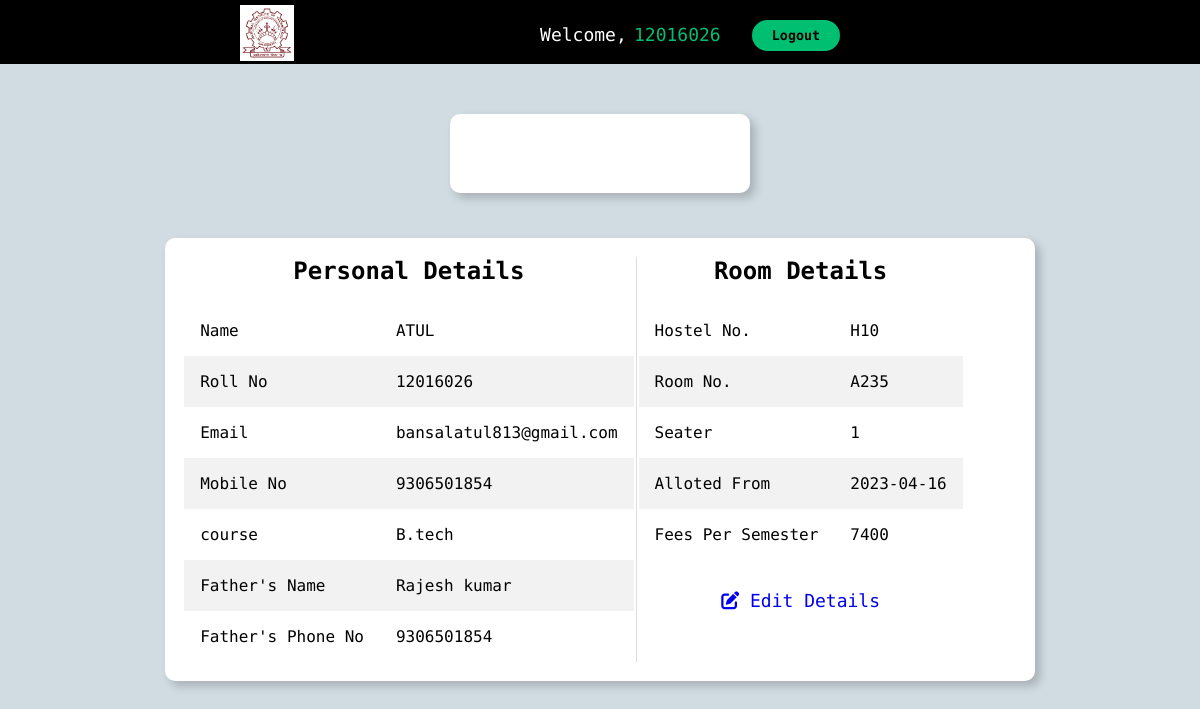
Page /students/room_details.php?id=12016026 on the committed database.
### tables this page shows
CREATE TABLE `students` (
  `student_id` int(11) NOT NULL,
  `student_roll` int(11) NOT NULL,
  `student_name` varchar(255) NOT NULL,
  `student_email` varchar(255) NOT NULL,
  `student_phone` bigint(20) NOT NULL,
  `student_pass` varchar(255) NOT NULL,
  `hostel_no` varchar(255) NOT NULL,
  `room_no` varchar(255) NOT NULL,
  `course` varchar(255) NOT NULL,
  `room_seater` int(11) NOT NULL,
  `father_name` varchar(255) NOT NULL,
  `father_phoneno` bigint(20) NOT NULL,
  `your_photo` varchar(255) NOT NULL,
  `gender` varchar(255) NOT NULL,
  `allot_date` date NOT NULL DEFAULT current_timestamp(),
  `fees` int(11) NOT NULL
);

### students/room_details.php (the view, shortened to what this page needs)
<?php
include '../partials/db_connect.php';
?>
<!DOCTYPE html>
<html lang="en">
<head>
    <link rel="stylesheet" href="../css/roomdetails.css">
</head>
<body>
    <?php
    $rollno = $_GET['id'];
    $sql1 = "SELECT * FROM students WHERE student_roll=$rollno";
    $res1 = mysqli_query($conn, $sql1);
    if ($res1 == true) {
        $count1 = mysqli_num_rows($res1);
        if ($count1 == 1) {
            $rows = mysqli_fetch_assoc($res1);
            $student_name = $rows['student_name'];
            $student_email = $rows['student_email'];
            $student_phone = $rows['student_phone'];
            $course = $rows['course'];
            $father_phone = $rows['father_phoneno'];
            $father_name = $rows['father_name'];
            $hostel_no = $rows['hostel_no'];
            $room_no = $rows['room_no'];
            $seater = $rows['room_seater'];
            $fees = $rows['fees'];
            $allot = $rows['allot_date'];
        }
    }
    ?>
    <div class="nav-content">
        <div class="wrapper">
            <div class="nav-align">
                <div class="nav-logo">
                    <a href=""><img src="../image/logo.png" alt="NIT kkr Logo" style="background-color:white;"></a>
                </div>
                <div class="nav-links">
                    <ul class="text-center">
                        <li style="color:white;">Welcome,</li>
                        <li style="color:#01bf71;">
                            <?php echo $rollno; ?>
                        </li>
                        <button class="btn-primary res-btn" style="margin-left:2vw; margin-top:2.5vh;"
                            onclick="change2()">Logout</button>
                    </ul>
                </div>
            </div>
        </div>
    </div>
    <div class="container">
        <div class="wrapper">
            <div class="personal center">
                <div class="side center">
                    <div class="photo">
                    </div>
                </div>
            </div>
            <div class="roomdetails">
                <div class="room">
                    <div>
                        <h2 class="text-center">Personal Details</h2>
                        <table class="customers">
                            <tr>
                                <td>Name</td>
                                <td>
                                    <?php echo $student_name ?>
                                </td>
                            </tr>
                            <tr>
                                <td>Roll No</td>
                                <td>
                                    <?php echo $rollno ?>
                                </td>
                            </tr>
                            <tr>
                                <td>Email</td>
                                <td>
                                    <?php echo $student_email ?>
                                </td>
                            </tr>
                            <tr>
                                <td>Mobile No</td>
                                <td>
                                    <?php echo $student_phone ?>
                                </td>
                            </tr>
                            <tr>
                                <td>course</td>
                                <td>
                                    <?php echo $course ?>
                                </td>
                            </tr>
                            <tr>
                                <td>Father's Name</td>
                                <td>
                                    <?php echo $father_name ?>
                                </td>
                            </tr>
                            <tr>
                                <td>Father's Phone No</td>
                                <td>
                                    <?php echo $father_phone ?>
                                </td>
                            </tr>
                        </table>
                    </div>
                    <div>
                        <h2 class="text-center">Room Details</h2>
                        <table class="customers">
                            <tr>
                                <td>Hostel No.</td>
                                <td>
                                    <?php echo $hostel_no ?>
                                </td>
                            </tr>
                            <tr>
                                <td>Room No.</td>
                                <td>
                                    <?php echo $room_no ?>
                                </td>
                            </tr>
                            <tr>
                                <td>Seater</td>
                                <td>
                                    <?php echo $seater ?>
                                </td>
                            </tr>
                            <tr>
                                <td>Alloted From</td>
                                <td>
                                    <?php echo $allot ?>
                                </td>
                            </tr>
                            <tr>
                                <td>Fees Per Semester</td>
                                <td>
                                    <?php echo $fees ?>
                                </td>
                            </tr>
                        </table>
                        <div class="profbtn center">
                            <a href="edit_details.php?id=<?php echo $rollno?>"> <i class="fas fa-edit fa-lg-2"></i> Edit Details</a>
                        </div>
                    </div>
                </div>
            </div>
        </div>
    </div>
</body>

### css/roomdetails.css (style rules this page uses)
* { padding: 0; margin: 0; box-sizing: border-box; font-family: "Encode Sans Expanded", sans-serif; }
body { background-color: rgb(208, 220, 226); }
.wrapper { width: 80%; margin: 0 auto; }
.btn-primary { padding: 8px 20px; border-radius: 25px; background-color: #01bf71; border: none; font-weight: bold; }
.nav-content { min-height: 8vh; background-color: black; }
.nav-align { background-color: black; max-height: 8vh; display: flex; justify-content: space-between; gap: 20px; margin-left: 10vw; margin-right: 20vw; }
.nav-logo a img { height: 7vh; padding: 2px; margin-top: 0.6vh; }
.nav-links ul { display: flex; gap: 0.6vw; font-size: large; text-decoration: none; }
.nav-links ul li { margin-top: 3vh; }
.nav-links ul li { list-style-type: none; }
.center { justify-content: center; }
.text-center { justify-content: center; display: flex; }
.personal { display: flex; margin-top: 50px; }
.side { box-shadow: 5px 5px 10px rgba(1, 1, 1, 0.2); border-radius: 10px; padding: 30px; max-width: 300px; min-width: 300px; background-color: white; }
.profbtn { margin-top: 30px; display: flex; }
.profbtn a { text-decoration: none; font-size: large; }
.customers { border-collapse: collapse; width: 100%; }
.customers td { padding: 16px; }
.customers tr:nth-child(even) { background-color: #f2f2f2; }
.room { display: flex; justify-content: space-between; max-width: calc(90% + 30px); min-width: calc(90% + 30px); }
.roomdetails { box-shadow: 5px 5px 10px rgba(1, 1, 1, 0.2); border-radius: 10px; background-color: white; margin: 45px; padding: 2%; }
.roomdetails h2 { padding-bottom: 20px; }

### rows in the picture
students: student_name "ATUL", student_email "bansalatul813@gmail.com", student_phone "9306501854", course "B.tech", father_name "Rajesh kumar", father_phoneno "9306501854", hostel_no "H10", room_no "A235", room_seater "1", allot_date "2023-04-16", fees "7400"

### other values in the picture
$rollno "12016026"
